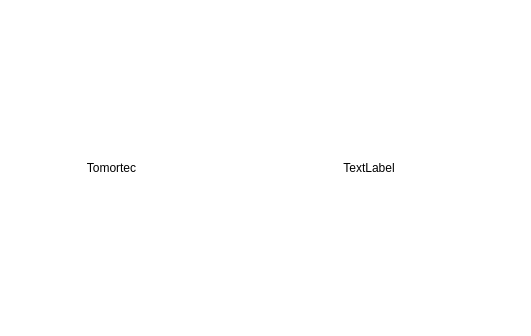
<?xml version="1.0" encoding="UTF-8"?>
<ui version="4.0">
 <class>HPEAboutDialog</class>
 <widget class="QDialog" name="HPEAboutDialog">
  <property name="geometry">
   <rect>
    <x>0</x>
    <y>0</y>
    <width>531</width>
    <height>336</height>
   </rect>
  </property>
  <property name="windowTitle">
   <string>Dialog</string>
  </property>
  <property name="styleSheet">
   <string notr="true">background-color: white;</string>
  </property>
  <layout class="QHBoxLayout" name="horizontalLayout" stretch="2,3">
   <item>
    <widget class="QLabel" name="iconLabel">
     <property name="text">
      <string>Tomortec</string>
     </property>
     <property name="alignment">
      <set>Qt::AlignCenter</set>
     </property>
    </widget>
   </item>
   <item>
    <widget class="QLabel" name="descriptionLabel">
     <property name="text">
      <string>TextLabel</string>
     </property>
     <property name="alignment">
      <set>Qt::AlignCenter</set>
     </property>
    </widget>
   </item>
  </layout>
 </widget>
 <resources/>
 <connections/>
</ui>
